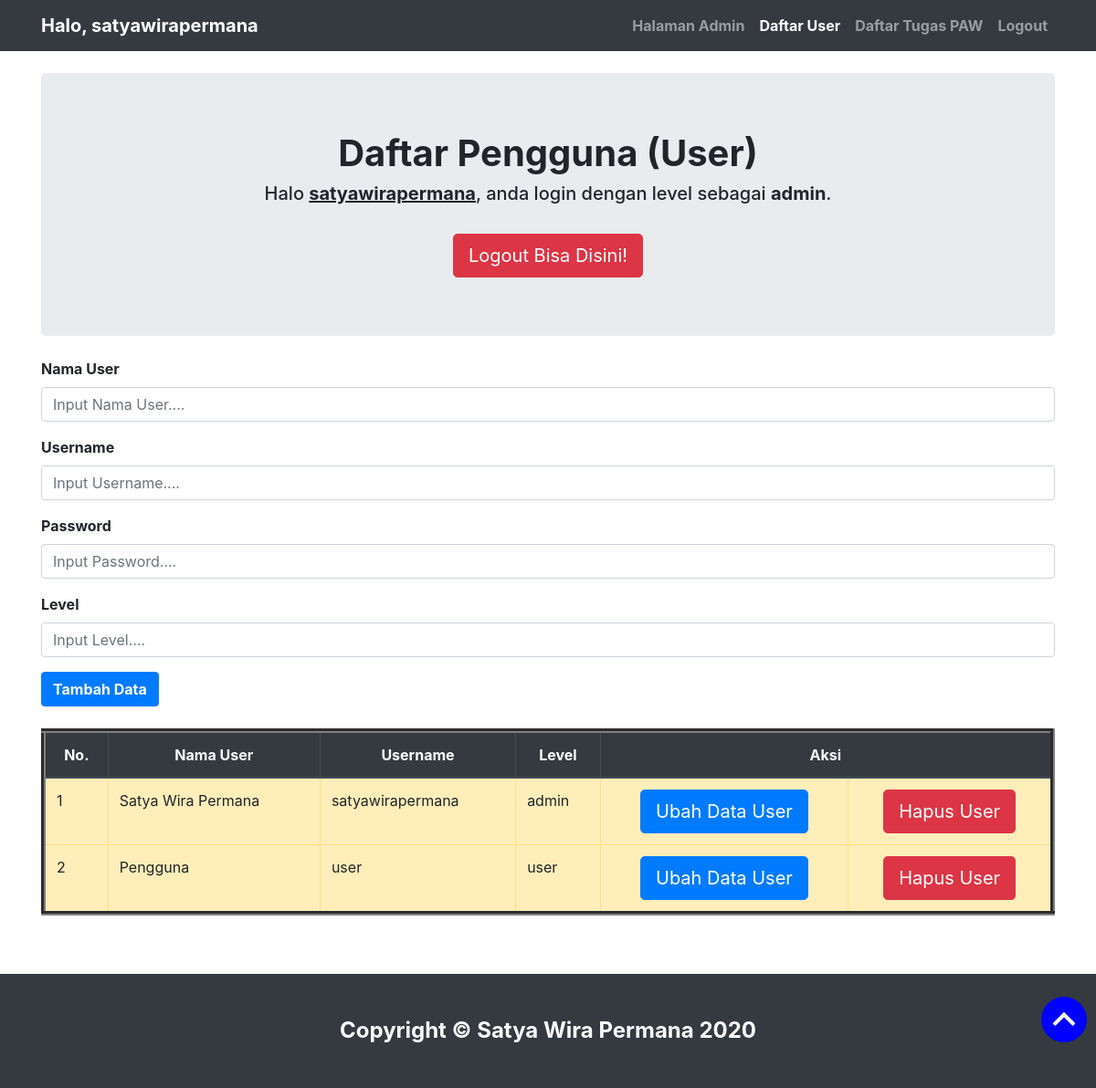
/daftar_user.php (signed in), run on the app's committed database.
### tables this page shows
CREATE TABLE `user` (
  `id` int(11) NOT NULL,
  `nama` varchar(255) NOT NULL,
  `username` varchar(255) NOT NULL,
  `password` varchar(255) NOT NULL,
  `level` varchar(30) NOT NULL
);

### daftar_user.php (the view, shortened to what this page needs)
<?php
  require_once 'koneksicrud.php';
?>
<!DOCTYPE html>
<html>
<head>
  <link href="vendor/bootstrap/css/bootstrap.min.css" rel="stylesheet">
  <link href="css/heroic-features.css" rel="stylesheet">
</head>
<body>
   <nav class="navbar navbar-expand-lg navbar-dark bg-dark fixed-top">
    <div class="container">
      <a class="navbar-brand"><b>Halo, <?php echo $_SESSION['username']; ?></b></a>
      <div class="collapse navbar-collapse" id="navbarResponsive">
        <ul class="navbar-nav ml-auto">
          <li class="nav-item">
            <a class="nav-link" href="halaman_admin.php"><b>Halaman Admin</b></a>
          </li>
          <li class="nav-item">
            <a class="nav-link active" href="add_user.php"><b>Daftar User</b></a>
          </li>
          <li class="nav-item">
            <a class="nav-link" href="daftar_tugas_paw.php"><b>Daftar Tugas PAW</b></a>
          </li>
          <li class="nav-item">
            <a class="nav-link" href="logout.php"><b>Logout</b></a>
          </li>
        </ul>
      </div>
    </div>
  </nav>
  <div class="container">
    <header class="jumbotron my-4">
      <center><h1><b>Daftar Pengguna (User)</b></h1></center>
      <center><h5>Halo <b><u><?php echo $_SESSION['username']; ?></u></b>, anda login dengan level sebagai <b><?php echo $_SESSION['level']; ?></b>.</h5>
      <br>
      <a href="logout.php" class="btn btn-danger btn-lg">Logout Bisa Disini!</a></center>
    </header>
  <form method="post" action="add_user.php">
    <div class="form-group">
      <label for="nama_tugas"><b>Nama User</b></label>
      <input class="form-control" type="text" name="nama" placeholder="Input Nama User....">
    </div>
    <div class="form-group">
      <label for="deskripsi"><b>Username</b></label>
      <input class="form-control" type="text" name="username" placeholder="Input Username....">
    </div>
    <div class="form-group">
      <label for="password"><b>Password</b></label>
      <input class="form-control" type="text" name="password" placeholder="Input Password....">
    </div>
    <div class="form-group">
      <label for="linkurl"><b>Level</b></label>
      <input class="form-control" type="text" name="level" placeholder="Input Level....">
    </div>
    <button type="submit"  class="btn btn-primary" name="submit" value="Tambah Data"><b>Tambah Data</b></button>
  </form><br/>
  <div class="table-responsive">
  <table class="table table-warning" border="5" width="50%">
    <thead class="thead-dark">
    <tr>
      <th style="text-align: center">No.</th>
      <th style="text-align: center">Nama User</th>
      <th style="text-align: center">Username</th>
      <th style="text-align: center">Level</th>
      <th style="text-align: center" colspan="2">Aksi</th>
    </tr>
    </thead>
    <?php
    $z = $conn->query("SELECT * FROM user");
    $no = 1;
    while ($dt2 = $z->fetch_assoc()) :
    ?>
    <tr>
      <td><?= $no++ ?></td>
      <td><?= $dt2['nama'] ?></td>
      <td><?= $dt2['username'] ?></td>
      <td><?= $dt2['level'] ?></td>
      <td> <center><a class="btn btn-primary btn-lg" href="update_user.php?id=<?= $dt2['id'] ?>">Ubah Data User</a></center></td>
      <td> <center><a class="btn btn-danger btn-lg" href="delete_user.php?id=<?= $dt2['id'] ?>" onclick="return confirm('Anda yakin akan menghapus data ini?')">Hapus User</a></center></td>
    </tr>
    <?php
    endwhile;
    ?>
  </table>
  </div>
  </div>
  <footer class="py-5 bg-dark">
    <div class="container">
      <h4 class="m-0 text-center text-white"><b>Copyright &copy; Satya Wira Permana 2020</b></h4>
    </div>
  </footer>
  <a href="#" class="backtoTop"></a>
</body>
</html>

### css/heroic-features.css (style rules this page uses)
body { padding-top: 56px; }

### daftar_user.php (style rules this page uses)
html { scroll-behavior:smooth; }
.backtoTop { width:50px; height:50px; position:fixed; bottom:50px; right: 10px; z-index:99; cursor:pointer; border-radius:100px; transition:all .5s; }

### data on the page
user: nama "Satya Wira Permana", username "satyawirapermana", level "admin"
user: nama "Pengguna", username "user", level "user"

### other printed values
$_SESSION['username'] "satyawirapermana"
$_SESSION['level'] "admin"
